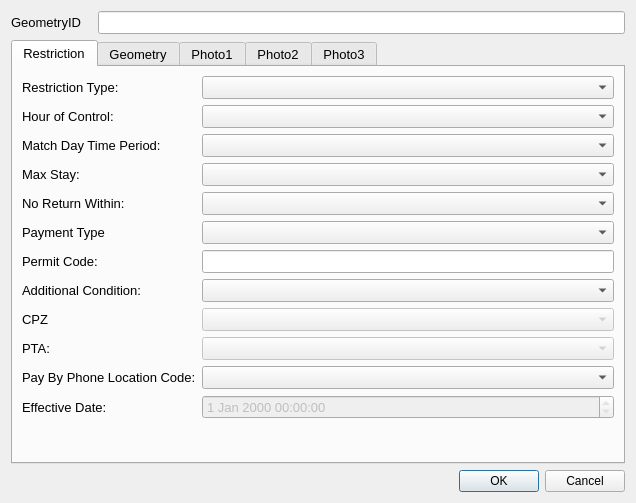
<?xml version="1.0" encoding="UTF-8"?>
<ui version="4.0">
 <class>restrictionDialog</class>
 <widget class="QDialog" name="restrictionDialog">
  <property name="geometry">
   <rect>
    <x>0</x>
    <y>0</y>
    <width>636</width>
    <height>503</height>
   </rect>
  </property>
  <property name="sizePolicy">
   <sizepolicy hsizetype="Fixed" vsizetype="Fixed">
    <horstretch>0</horstretch>
    <verstretch>0</verstretch>
   </sizepolicy>
  </property>
  <property name="minimumSize">
   <size>
    <width>0</width>
    <height>0</height>
   </size>
  </property>
  <property name="maximumSize">
   <size>
    <width>750</width>
    <height>550</height>
   </size>
  </property>
  <property name="font">
   <font>
    <family>Arial</family>
   </font>
  </property>
  <property name="windowTitle">
   <string>Dialog</string>
  </property>
  <property name="sizeGripEnabled">
   <bool>false</bool>
  </property>
  <layout class="QGridLayout" name="gridLayout_8">
   <item row="0" column="0">
    <layout class="QGridLayout" name="gridLayout">
     <item row="0" column="0">
      <widget class="QLabel" name="label">
       <property name="minimumSize">
        <size>
         <width>81</width>
         <height>16</height>
        </size>
       </property>
       <property name="font">
        <font>
         <family>Arial</family>
         <pointsize>10</pointsize>
        </font>
       </property>
       <property name="text">
        <string>GeometryID</string>
       </property>
      </widget>
     </item>
     <item row="0" column="1">
      <widget class="QLineEdit" name="GeometryID">
       <property name="font">
        <font>
         <family>Arial</family>
         <pointsize>10</pointsize>
        </font>
       </property>
       <property name="inputMask">
        <string/>
       </property>
       <property name="readOnly">
        <bool>true</bool>
       </property>
       <property name="placeholderText">
        <string/>
       </property>
      </widget>
     </item>
    </layout>
   </item>
   <item row="1" column="0">
    <layout class="QGridLayout" name="gridLayout_3">
     <item row="1" column="0">
      <widget class="QDialogButtonBox" name="button_box">
       <property name="standardButtons">
        <set>QDialogButtonBox::Cancel|QDialogButtonBox::Ok</set>
       </property>
      </widget>
     </item>
     <item row="0" column="0">
      <widget class="QTabWidget" name="tabWidget">
       <property name="minimumSize">
        <size>
         <width>0</width>
         <height>0</height>
        </size>
       </property>
       <property name="font">
        <font>
         <family>Arial</family>
         <pointsize>10</pointsize>
        </font>
       </property>
       <property name="cursor">
        <cursorShape>IBeamCursor</cursorShape>
       </property>
       <property name="mouseTracking">
        <bool>true</bool>
       </property>
       <property name="acceptDrops">
        <bool>true</bool>
       </property>
       <property name="currentIndex">
        <number>0</number>
       </property>
       <widget class="QWidget" name="restrictionTab">
        <property name="focusPolicy">
         <enum>Qt::NoFocus</enum>
        </property>
        <attribute name="title">
         <string>Restriction</string>
        </attribute>
        <layout class="QFormLayout" name="formLayout">
         <item row="0" column="0">
          <widget class="QLabel" name="lbl_RestrictionType">
           <property name="minimumSize">
            <size>
             <width>90</width>
             <height>16</height>
            </size>
           </property>
           <property name="font">
            <font>
             <family>Arial</family>
             <pointsize>10</pointsize>
            </font>
           </property>
           <property name="text">
            <string>Restriction Type:</string>
           </property>
          </widget>
         </item>
         <item row="0" column="1">
          <widget class="QComboBox" name="RestrictionTypeID">
           <property name="currentIndex">
            <number>-1</number>
           </property>
          </widget>
         </item>
         <item row="1" column="0">
          <widget class="QLabel" name="lbl_TimePeriod">
           <property name="minimumSize">
            <size>
             <width>90</width>
             <height>16</height>
            </size>
           </property>
           <property name="font">
            <font>
             <family>Arial</family>
             <pointsize>10</pointsize>
            </font>
           </property>
           <property name="text">
            <string>Hour of Control:</string>
           </property>
          </widget>
         </item>
         <item row="1" column="1">
          <widget class="QComboBox" name="HoursOfControl"/>
         </item>
         <item row="3" column="0">
          <widget class="QLabel" name="lbl_MaxStay">
           <property name="minimumSize">
            <size>
             <width>90</width>
             <height>16</height>
            </size>
           </property>
           <property name="font">
            <font>
             <family>Arial</family>
             <pointsize>10</pointsize>
            </font>
           </property>
           <property name="text">
            <string>Max Stay:</string>
           </property>
          </widget>
         </item>
         <item row="3" column="1">
          <widget class="QComboBox" name="MaxStayID"/>
         </item>
         <item row="4" column="0">
          <widget class="QLabel" name="lbl_NoReturn">
           <property name="minimumSize">
            <size>
             <width>90</width>
             <height>16</height>
            </size>
           </property>
           <property name="font">
            <font>
             <family>Arial</family>
             <pointsize>10</pointsize>
            </font>
           </property>
           <property name="text">
            <string>No Return Within:</string>
           </property>
          </widget>
         </item>
         <item row="4" column="1">
          <widget class="QComboBox" name="NoReturnID"/>
         </item>
         <item row="5" column="0">
          <widget class="QLabel" name="lbl_PaymentType">
           <property name="minimumSize">
            <size>
             <width>90</width>
             <height>16</height>
            </size>
           </property>
           <property name="font">
            <font>
             <family>Arial</family>
             <pointsize>10</pointsize>
            </font>
           </property>
           <property name="text">
            <string>Payment Type</string>
           </property>
          </widget>
         </item>
         <item row="5" column="1">
          <widget class="QComboBox" name="PayTypeID">
           <property name="currentIndex">
            <number>-1</number>
           </property>
          </widget>
         </item>
         <item row="10" column="1">
          <widget class="QComboBox" name="ParkingTariffArea">
           <property name="enabled">
            <bool>false</bool>
           </property>
           <property name="editable">
            <bool>false</bool>
           </property>
          </widget>
         </item>
         <item row="8" column="1">
          <widget class="QComboBox" name="AdditionalConditionID">
           <property name="currentIndex">
            <number>-1</number>
           </property>
          </widget>
         </item>
         <item row="8" column="0">
          <widget class="QLabel" name="lbl_PaymentType_2">
           <property name="minimumSize">
            <size>
             <width>90</width>
             <height>16</height>
            </size>
           </property>
           <property name="font">
            <font>
             <family>Arial</family>
             <pointsize>10</pointsize>
            </font>
           </property>
           <property name="text">
            <string>Additional Condition:</string>
           </property>
          </widget>
         </item>
         <item row="10" column="0">
          <widget class="QLabel" name="label_7">
           <property name="text">
            <string>PTA:</string>
           </property>
          </widget>
         </item>
         <item row="15" column="0">
          <widget class="QLabel" name="lbl_OpenDate">
           <property name="text">
            <string>Effective Date:</string>
           </property>
          </widget>
         </item>
         <item row="9" column="0">
          <widget class="QLabel" name="lbl_CPZ">
           <property name="text">
            <string>CPZ</string>
           </property>
          </widget>
         </item>
         <item row="9" column="1">
          <widget class="QComboBox" name="CPZ">
           <property name="enabled">
            <bool>false</bool>
           </property>
          </widget>
         </item>
         <item row="15" column="1">
          <widget class="QgsDateTimeEdit" name="OpenDate">
           <property name="enabled">
            <bool>false</bool>
           </property>
           <property name="readOnly">
            <bool>true</bool>
           </property>
          </widget>
         </item>
         <item row="2" column="0">
          <widget class="QLabel" name="label_3">
           <property name="text">
            <string>Match Day Time Period:</string>
           </property>
          </widget>
         </item>
         <item row="2" column="1">
          <widget class="QComboBox" name="MatchDayTimePeriodID"/>
         </item>
         <item row="12" column="0">
          <widget class="QLabel" name="label_13">
           <property name="text">
            <string>Pay By Phone Location Code:</string>
           </property>
          </widget>
         </item>
         <item row="12" column="1">
          <widget class="QComboBox" name="PayParkingAreaID"/>
         </item>
         <item row="6" column="0">
          <widget class="QLabel" name="lbl_permitCode">
           <property name="text">
            <string>Permit Code:</string>
           </property>
          </widget>
         </item>
         <item row="6" column="1">
          <widget class="QLineEdit" name="PermitCode"/>
         </item>
        </layout>
       </widget>
       <widget class="QWidget" name="geometryTab">
        <attribute name="title">
         <string>Geometry</string>
        </attribute>
        <layout class="QGridLayout" name="gridLayout_2">
         <item row="0" column="0">
          <widget class="QLabel" name="label_5">
           <property name="font">
            <font>
             <family>Arial</family>
             <pointsize>10</pointsize>
            </font>
           </property>
           <property name="text">
            <string>Length (m):</string>
           </property>
          </widget>
         </item>
         <item row="5" column="1">
          <widget class="QLineEdit" name="NrBays">
           <property name="text">
            <string/>
           </property>
          </widget>
         </item>
         <item row="6" column="0">
          <widget class="QLabel" name="label_4">
           <property name="text">
            <string>Last Update Date:</string>
           </property>
          </widget>
         </item>
         <item row="6" column="1" colspan="3">
          <widget class="QDateTimeEdit" name="LastUpdateDateTime">
           <property name="readOnly">
            <bool>true</bool>
           </property>
          </widget>
         </item>
         <item row="7" column="0">
          <widget class="QLabel" name="label_6">
           <property name="text">
            <string>Last Changed By:</string>
           </property>
          </widget>
         </item>
         <item row="7" column="1" colspan="2">
          <widget class="QLineEdit" name="LastUpdatePerson">
           <property name="readOnly">
            <bool>true</bool>
           </property>
          </widget>
         </item>
         <item row="0" column="1" colspan="3">
          <widget class="QLineEdit" name="RestrictionLength">
           <property name="font">
            <font>
             <family>Arial</family>
             <pointsize>10</pointsize>
            </font>
           </property>
           <property name="readOnly">
            <bool>true</bool>
           </property>
          </widget>
         </item>
         <item row="1" column="0">
          <widget class="QLabel" name="lbl_RoadName">
           <property name="minimumSize">
            <size>
             <width>90</width>
             <height>16</height>
            </size>
           </property>
           <property name="font">
            <font>
             <family>Arial</family>
             <pointsize>10</pointsize>
            </font>
           </property>
           <property name="text">
            <string>Road Name:</string>
           </property>
          </widget>
         </item>
         <item row="1" column="1" colspan="4">
          <widget class="QLineEdit" name="RoadName"/>
         </item>
         <item row="2" column="0">
          <widget class="QLabel" name="lbl_USRN">
           <property name="minimumSize">
            <size>
             <width>90</width>
             <height>16</height>
            </size>
           </property>
           <property name="font">
            <font>
             <family>Arial</family>
             <pointsize>10</pointsize>
            </font>
           </property>
           <property name="text">
            <string>USRN:</string>
           </property>
          </widget>
         </item>
         <item row="2" column="1" colspan="4">
          <widget class="QLineEdit" name="USRN"/>
         </item>
         <item row="3" column="0">
          <widget class="QLabel" name="lbl_GeometryType">
           <property name="minimumSize">
            <size>
             <width>90</width>
             <height>16</height>
            </size>
           </property>
           <property name="font">
            <font>
             <family>Arial</family>
             <pointsize>10</pointsize>
            </font>
           </property>
           <property name="text">
            <string>Geometry Type</string>
           </property>
          </widget>
         </item>
         <item row="3" column="1" colspan="4">
          <widget class="QComboBox" name="GeomShapeID">
           <property name="editable">
            <bool>false</bool>
           </property>
           <property name="currentIndex">
            <number>-1</number>
           </property>
          </widget>
         </item>
         <item row="4" column="0">
          <widget class="QLabel" name="lbl_Orientation">
           <property name="minimumSize">
            <size>
             <width>90</width>
             <height>16</height>
            </size>
           </property>
           <property name="font">
            <font>
             <family>Arial</family>
             <pointsize>10</pointsize>
            </font>
           </property>
           <property name="text">
            <string>Orientation:</string>
           </property>
          </widget>
         </item>
         <item row="4" column="1">
          <widget class="QLineEdit" name="BayOrientation"/>
         </item>
         <item row="4" column="2">
          <widget class="QToolButton" name="toolButton">
           <property name="text">
            <string>...</string>
           </property>
          </widget>
         </item>
         <item row="4" column="3">
          <widget class="QLabel" name="lbl_AzToRoadCL">
           <property name="minimumSize">
            <size>
             <width>90</width>
             <height>16</height>
            </size>
           </property>
           <property name="font">
            <font>
             <family>Arial</family>
             <pointsize>10</pointsize>
            </font>
           </property>
           <property name="text">
            <string>Direction to Road Centreline:</string>
           </property>
           <property name="wordWrap">
            <bool>true</bool>
           </property>
          </widget>
         </item>
         <item row="4" column="4">
          <widget class="QLineEdit" name="AzimuthToRoadCentreLine">
           <property name="text">
            <string/>
           </property>
          </widget>
         </item>
         <item row="4" column="5">
          <widget class="QToolButton" name="toolButton_2">
           <property name="text">
            <string>...</string>
           </property>
          </widget>
         </item>
         <item row="5" column="0">
          <widget class="QLabel" name="lbl_NrBays">
           <property name="minimumSize">
            <size>
             <width>90</width>
             <height>16</height>
            </size>
           </property>
           <property name="font">
            <font>
             <family>Arial</family>
             <pointsize>10</pointsize>
            </font>
           </property>
           <property name="text">
            <string>Number of Bays:</string>
           </property>
          </widget>
         </item>
         <item row="9" column="0">
          <widget class="QLabel" name="lbl_RoadName_2">
           <property name="minimumSize">
            <size>
             <width>90</width>
             <height>16</height>
            </size>
           </property>
           <property name="font">
            <font>
             <family>Arial</family>
             <pointsize>10</pointsize>
            </font>
           </property>
           <property name="text">
            <string>RestrictionID</string>
           </property>
          </widget>
         </item>
         <item row="9" column="1" colspan="2">
          <widget class="QLineEdit" name="RestrictionID"/>
         </item>
         <item row="5" column="3">
          <widget class="QLabel" name="label_8">
           <property name="text">
            <string>Capacity:</string>
           </property>
          </widget>
         </item>
         <item row="5" column="4">
          <widget class="QLineEdit" name="Capacity"/>
         </item>
         <item row="7" column="3">
          <widget class="QLabel" name="label_9">
           <property name="text">
            <string>Bay Width:</string>
           </property>
          </widget>
         </item>
         <item row="7" column="4">
          <widget class="QLineEdit" name="BayWidth"/>
         </item>
         <item row="9" column="3">
          <widget class="QCheckBox" name="DisplayLabel">
           <property name="text">
            <string>Display Label</string>
           </property>
          </widget>
         </item>
        </layout>
       </widget>
       <widget class="QWidget" name="Photo1">
        <attribute name="title">
         <string>Photo1</string>
        </attribute>
        <layout class="QGridLayout" name="gridLayout_5">
         <item row="0" column="0">
          <widget class="QLabel" name="Photo_Widget_01">
           <property name="sizePolicy">
            <sizepolicy hsizetype="Fixed" vsizetype="Fixed">
             <horstretch>0</horstretch>
             <verstretch>0</verstretch>
            </sizepolicy>
           </property>
           <property name="maximumSize">
            <size>
             <width>640</width>
             <height>480</height>
            </size>
           </property>
           <property name="autoFillBackground">
            <bool>true</bool>
           </property>
           <property name="text">
            <string>Photo not found</string>
           </property>
          </widget>
         </item>
        </layout>
       </widget>
       <widget class="QWidget" name="Photo2">
        <attribute name="title">
         <string>Photo2</string>
        </attribute>
        <layout class="QGridLayout" name="gridLayout_6">
         <item row="0" column="0">
          <widget class="QLabel" name="Photo_Widget_02">
           <property name="sizePolicy">
            <sizepolicy hsizetype="Fixed" vsizetype="Fixed">
             <horstretch>0</horstretch>
             <verstretch>0</verstretch>
            </sizepolicy>
           </property>
           <property name="maximumSize">
            <size>
             <width>640</width>
             <height>480</height>
            </size>
           </property>
           <property name="font">
            <font>
             <family>Sans Serif</family>
             <pointsize>10</pointsize>
            </font>
           </property>
           <property name="autoFillBackground">
            <bool>true</bool>
           </property>
           <property name="text">
            <string>Photo not found</string>
           </property>
          </widget>
         </item>
        </layout>
       </widget>
       <widget class="QWidget" name="Photo3">
        <attribute name="title">
         <string>Photo3</string>
        </attribute>
        <widget class="QLabel" name="label_2">
         <property name="geometry">
          <rect>
           <x>20</x>
           <y>5</y>
           <width>581</width>
           <height>381</height>
          </rect>
         </property>
         <property name="sizePolicy">
          <sizepolicy hsizetype="Fixed" vsizetype="Fixed">
           <horstretch>0</horstretch>
           <verstretch>0</verstretch>
          </sizepolicy>
         </property>
         <property name="maximumSize">
          <size>
           <width>640</width>
           <height>480</height>
          </size>
         </property>
         <property name="text">
          <string>Photo not found</string>
         </property>
        </widget>
       </widget>
      </widget>
     </item>
    </layout>
   </item>
  </layout>
 </widget>
 <customwidgets>
  <customwidget>
   <class>QgsDateTimeEdit</class>
   <extends>QDateTimeEdit</extends>
   <header>qgsdatetimeedit.h</header>
  </customwidget>
 </customwidgets>
 <resources/>
 <connections>
  <connection>
   <sender>button_box</sender>
   <signal>accepted()</signal>
   <receiver>restrictionDialog</receiver>
   <slot>accept()</slot>
   <hints>
    <hint type="sourcelabel">
     <x>317</x>
     <y>481</y>
    </hint>
    <hint type="destinationlabel">
     <x>317</x>
     <y>251</y>
    </hint>
   </hints>
  </connection>
  <connection>
   <sender>button_box</sender>
   <signal>rejected()</signal>
   <receiver>restrictionDialog</receiver>
   <slot>reject()</slot>
   <hints>
    <hint type="sourcelabel">
     <x>317</x>
     <y>481</y>
    </hint>
    <hint type="destinationlabel">
     <x>317</x>
     <y>251</y>
    </hint>
   </hints>
  </connection>
 </connections>
</ui>
